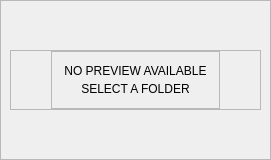
               <widget class="QWidget" name="page_previewEmpty">
                <layout class="QVBoxLayout" name="verticalLayout_13">
                 <property name="spacing">
                  <number>0</number>
                 </property>
                 <property name="leftMargin">
                  <number>0</number>
                 </property>
                 <property name="topMargin">
                  <number>0</number>
                 </property>
                 <property name="rightMargin">
                  <number>0</number>
                 </property>
                 <property name="bottomMargin">
                  <number>0</number>
                 </property>
                 <item>
                  <layout class="QVBoxLayout" name="verticalLayout_12">
                   <property name="spacing">
                    <number>0</number>
                   </property>
                   <item>
                    <widget class="QFrame" name="frame_3">
                     <property name="minimumSize">
                      <size>
                       <width>0</width>
                       <height>50</height>
                      </size>
                     </property>
                     <property name="frameShape">
                      <enum>QFrame::StyledPanel</enum>
                     </property>
                     <property name="frameShadow">
                      <enum>QFrame::Raised</enum>
                     </property>
                     <layout class="QVBoxLayout" name="verticalLayout_28">
                      <item>
                       <layout class="QVBoxLayout" name="verticalLayout_29">
                        <item>
                         <spacer name="verticalSpacer_7">
                          <property name="orientation">
                           <enum>Qt::Vertical</enum>
                          </property>
                          <property name="sizeHint" stdset="0">
                           <size>
                            <width>20</width>
                            <height>40</height>
                           </size>
                          </property>
                         </spacer>
                        </item>
                        <item>
                         <widget class="QFrame" name="horizontal_layout">
                          <property name="minimumSize">
                           <size>
                            <width>0</width>
                            <height>0</height>
                           </size>
                          </property>
                          <property name="frameShape">
                           <enum>QFrame::StyledPanel</enum>
                          </property>
                          <property name="frameShadow">
                           <enum>QFrame::Raised</enum>
                          </property>
                          <layout class="QHBoxLayout" name="horizontalLayout_22">
                           <property name="spacing">
                            <number>0</number>
                           </property>
                           <property name="leftMargin">
                            <number>0</number>
                           </property>
                           <property name="topMargin">
                            <number>0</number>
                           </property>
                           <property name="rightMargin">
                            <number>0</number>
                           </property>
                           <property name="bottomMargin">
                            <number>0</number>
                           </property>
                           <item>
                            <spacer name="left_spacer">
                             <property name="orientation">
                              <enum>Qt::Horizontal</enum>
                             </property>
                             <property name="sizeHint" stdset="0">
                              <size>
                               <width>40</width>
                               <height>20</height>
                              </size>
                             </property>
                            </spacer>
                           </item>
                           <item>
                            <widget class="QFrame" name="frame_previewEmptyCard">
                             <property name="minimumSize">
                              <size>
                               <width>0</width>
                               <height>0</height>
                              </size>
                             </property>
                             <property name="frameShape">
                              <enum>QFrame::StyledPanel</enum>
                             </property>
                             <property name="frameShadow">
                              <enum>QFrame::Raised</enum>
                             </property>
                             <layout class="QVBoxLayout" name="verticalLayout_20">
                              <property name="spacing">
                               <number>0</number>
                              </property>
                              <property name="leftMargin">
                               <number>12</number>
                              </property>
                              <property name="topMargin">
                               <number>12</number>
                              </property>
                              <property name="rightMargin">
                               <number>12</number>
                              </property>
                              <property name="bottomMargin">
                               <number>12</number>
                              </property>
                              <item>
                               <layout class="QVBoxLayout" name="verticalLayout_14">
                                <property name="spacing">
                                 <number>4</number>
                                </property>
                                <item>
                                 <widget class="QLabel" name="label_previewEmptyTitle">
                                  <property name="text">
                                   <string>NO PREVIEW AVAILABLE</string>
                                  </property>
                                  <property name="alignment">
                                   <set>Qt::AlignCenter</set>
                                  </property>
                                 </widget>
                                </item>
                                <item>
                                 <widget class="QLabel" name="label_previewEmptyDetail">
                                  <property name="text">
                                   <string>SELECT A FOLDER</string>
                                  </property>
                                  <property name="alignment">
                                   <set>Qt::AlignCenter</set>
                                  </property>
                                 </widget>
                                </item>
                               </layout>
                              </item>
                             </layout>
                            </widget>
                           </item>
                           <item>
                            <spacer name="right_spacer">
                             <property name="orientation">
                              <enum>Qt::Horizontal</enum>
                             </property>
                             <property name="sizeHint" stdset="0">
                              <size>
                               <width>40</width>
                               <height>20</height>
                              </size>
                             </property>
                            </spacer>
                           </item>
                          </layout>
                         </widget>
                        </item>
                        <item>
                         <spacer name="verticalSpacer_6">
                          <property name="orientation">
                           <enum>Qt::Vertical</enum>
                          </property>
                          <property name="sizeHint" stdset="0">
                           <size>
                            <width>20</width>
                            <height>40</height>
                           </size>
                          </property>
                         </spacer>
                        </item>
                       </layout>
                      </item>
                     </layout>
                    </widget>
                   </item>
                  </layout>
                 </item>
                </layout>
               </widget>
